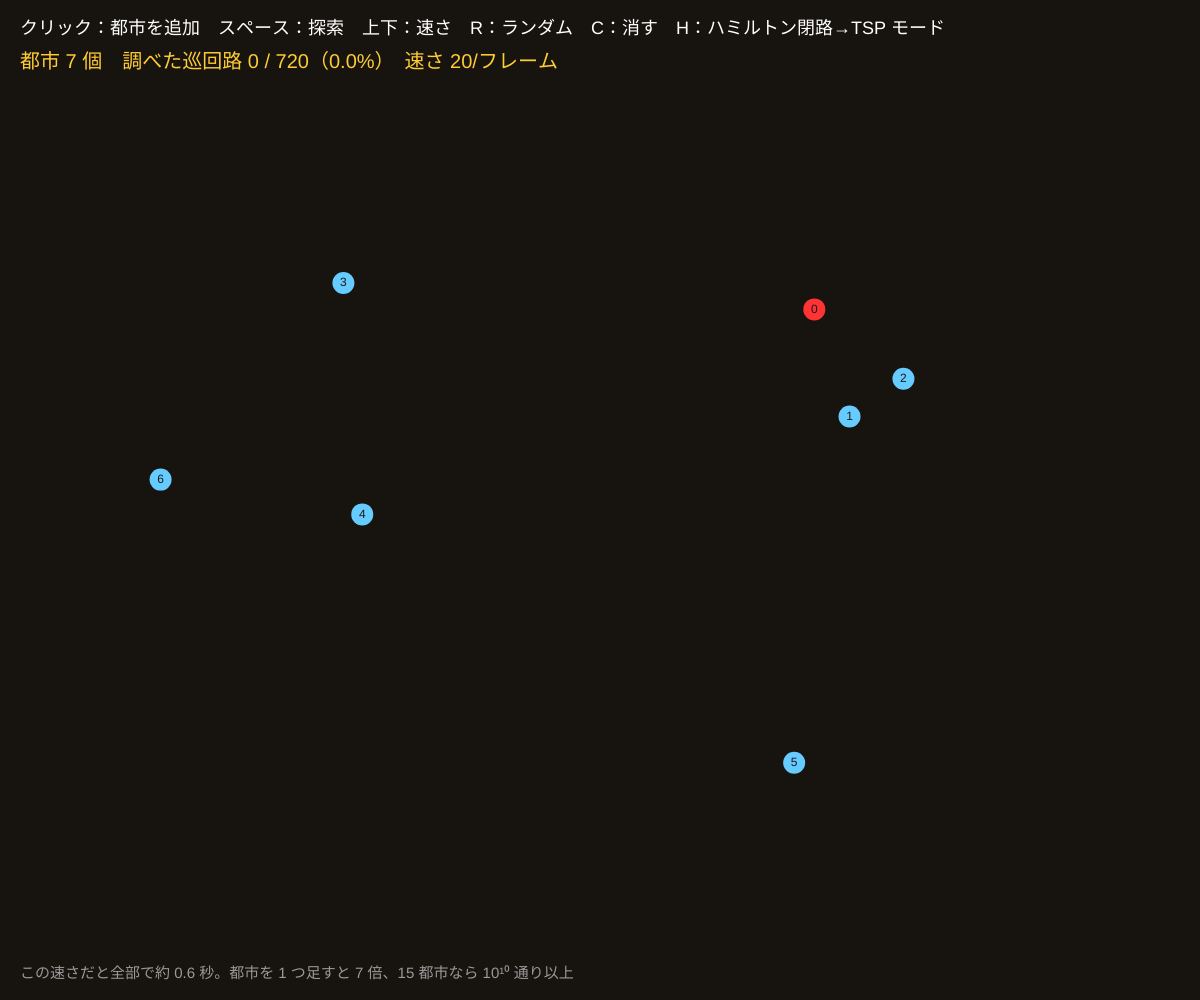
Frame 1 (no input)
Frame 60 (no input): identical to frame 1, image omitted
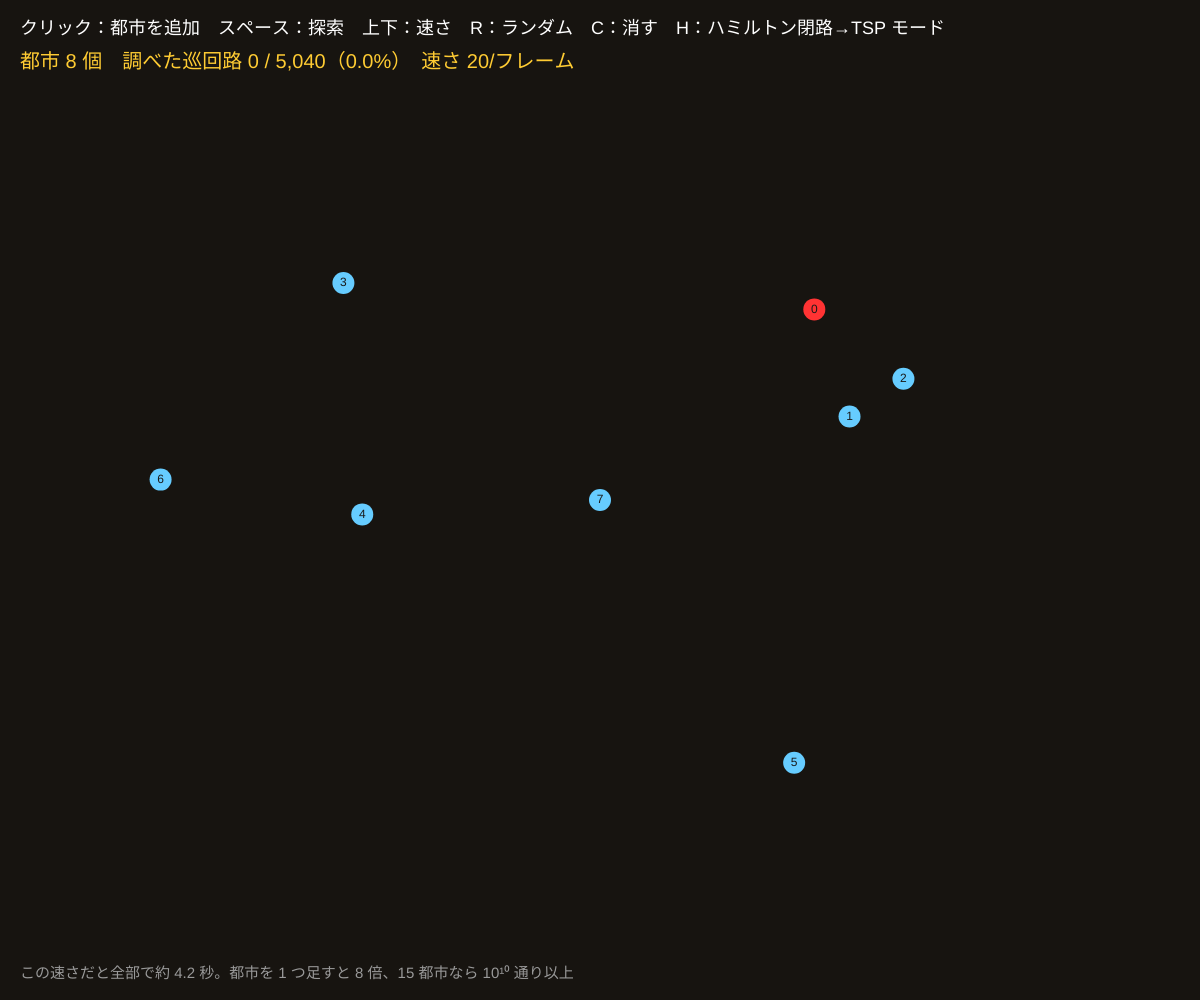
Frame 120 (the mouse pressed at the canvas centre since frame 60)

The p5.js sketch that drew these frames (run headless with seeded random() and noise() and a simulated clock; from frame 60 on, the mouse is pressed at the canvas centre):

// p5.js sketch
// ── sketch.js
// ============================================
// 07 巡回セールスマンを総当たりで解く
// 都市を全部 1 回ずつ回って戻る、いちばん短い道。都市 n 個で巡回路は (n−1)!/2 通り
// 総当たりは必ず正解。でも 1 都市増えるごとに時間が n 倍に
// H モード：ハミルトン閉路 → TSP の還元。グラフの線は費用 0、線がない所は費用 1 として TSP を解く。最短 0 ⇔ ハミルトン閉路あり
// クリック：都市を追加 / スペース：探索開始・停止 / 上下キー：速さ / R：ランダム / C：消す / H：還元モード切り替え
// ============================================

let cities = [];
let MAX_CITIES = 10;    // ★ これ以上は待ちきれない
let perm = [], best = null, bestLen = Infinity, count = 0, total = 0;
let running = false, done = false, speed = 20;
let hamMode = false, gEdges = [];

function setup() {
  createCanvas(windowWidth, windowHeight);
  colorMode(HSB, 360, 100, 100, 100);
  randomCities(7);
}

function randomCities(n) {
  cities = [];
  for (let i = 0; i < n; i++) cities.push({ x: random(100, width - 100), y: random(150, height - 80) });
  makeGraph();
  reset();
}
function makeGraph() { // H モード用のグラフ（近い都市どうしをつなぐ）
  gEdges = [];
  let n = cities.length;
  for (let i = 0; i < n; i++) for (let j = i + 1; j < n; j++) {
    let d = dist(cities[i].x, cities[i].y, cities[j].x, cities[j].y);
    if (d < min(width, height) * 0.38 && random() < 0.75) gEdges.push(i + '-' + j);
  }
}
function hasEdge(a, b) { return gEdges.includes(min(a, b) + '-' + max(a, b)); }
function cost(a, b) { return hamMode ? (hasEdge(a, b) ? 0 : 1) : dist(cities[a].x, cities[a].y, cities[b].x, cities[b].y); }
function tourLen(t) { let L = 0; for (let i = 0; i < t.length; i++) L += cost(t[i], t[(i + 1) % t.length]); return L; }

function reset() {
  perm = cities.map((_, i) => i);
  best = null; bestLen = Infinity; count = 0; done = false; running = false;
  total = 1; for (let k = 2; k < cities.length; k++) total *= k; // (n−1)!
}
// 都市 0 を固定し、残りを辞書順に並べかえる
function nextPerm(a) {
  let i = a.length - 2;
  while (i >= 1 && a[i] >= a[i + 1]) i--;
  if (i < 1) return false;
  let j = a.length - 1;
  while (a[j] <= a[i]) j--;
  [a[i], a[j]] = [a[j], a[i]];
  for (let l = i + 1, r = a.length - 1; l < r; l++, r--) [a[l], a[r]] = [a[r], a[l]];
  return true;
}

function draw() {
  background(30, 30, 9);
  if (running && cities.length >= 3) {
    for (let k = 0; k < speed; k++) {
      let L = tourLen(perm);
      count++;
      if (L < bestLen - 1e-9) { bestLen = L; best = perm.slice(); }
      if (!nextPerm(perm)) { done = true; running = false; break; }
    }
  }
  // H モードのグラフ
  if (hamMode) for (let e of gEdges) {
    let [a, b] = e.split('-').map(Number);
    stroke(120, 50, 70, 60); strokeWeight(3); line(cities[a].x, cities[a].y, cities[b].x, cities[b].y);
  }
  // 今調べている巡回路
  if (running && cities.length >= 3) drawTour(perm, color(0, 0, 100, 25), 1.5);
  if (best) drawTour(best, color(45, 90, 100), 5);
  for (let i = 0; i < cities.length; i++) {
    noStroke(); fill(i === 0 ? color(0, 80, 100) : color(200, 60, 100));
    circle(cities[i].x, cities[i].y, 22);
    fill(0, 0, 10); textAlign(CENTER, CENTER); textSize(12); text(i, cities[i].x, cities[i].y);
  }

  textAlign(LEFT, BASELINE); fill(0, 0, 100); noStroke(); textSize(18);
  text('クリック：都市を追加　スペース：探索　上下：速さ　R：ランダム　C：消す　H：ハミルトン閉路→TSP モード', 20, 34);
  textSize(20); fill(45, 80, 100);
  let n = cities.length;
  text('都市 ' + n + ' 個　調べた巡回路 ' + count.toLocaleString() + ' / ' + total.toLocaleString() + '（' + (total > 0 ? nf((100 * count) / total, 1, 1) : 0) + '%）　速さ ' + speed + '/フレーム', 20, 68);
  fill(0, 0, 85);
  if (best) text((hamMode ? '最小費用 ' + bestLen : '最短距離 ' + nf(bestLen, 1, 1)) + (done ? '（確定！）' : '（暫定）'), 20, 98);
  if (hamMode && done) {
    fill(bestLen === 0 ? color(120, 80, 100) : color(0, 80, 100)); textSize(22);
    text(bestLen === 0 ? '費用 0 の巡回路 = 緑の線だけで回れる = ハミルトン閉路がある！' : '費用 0 にできない → このグラフにハミルトン閉路はない', 20, 132);
  }
  fill(0, 0, 60); textSize(15);
  let sec = total / (speed * 60);
  text('この速さだと全部で約 ' + fmtSec(sec) + '。都市を 1 つ足すと ' + n + ' 倍、15 都市なら 10¹⁰ 通り以上', 20, height - 22);
}
function drawTour(t, c, w) {
  if (!t || t.length < 2) return;
  stroke(c); strokeWeight(w); noFill();
  beginShape(); for (let i of t) vertex(cities[i].x, cities[i].y); endShape(CLOSE);
}
function fmtSec(s) { return s < 60 ? nf(s, 1, 1) + ' 秒' : s < 3600 ? nf(s / 60, 1, 1) + ' 分' : s < 86400 * 2 ? nf(s / 3600, 1, 1) + ' 時間' : nf(s / 86400, 1, 0) + ' 日'; }

function mousePressed() {
  if (mouseY < 110 || cities.length >= MAX_CITIES) return;
  cities.push({ x: mouseX, y: mouseY });
  makeGraph(); reset();
}
function keyPressed() {
  if (key === ' ') { if (done) reset(); running = !running; }
  if (key === UP_ARROW) speed = min(5000, speed * 2);
  if (key === DOWN_ARROW) speed = max(1, floor(speed / 2));
  if (key === 'r' || key === 'R') randomCities(7);
  if (key === 'c' || key === 'C') { cities = []; gEdges = []; reset(); }
  if (key === 'h' || key === 'H') { hamMode = !hamMode; reset(); }
}
function windowResized() { resizeCanvas(windowWidth, windowHeight); }

// ---------- やってみよう ----------
// 1. 都市 8・9・10 個で、全部調べるのにかかる時間を比べよう
// 2. 暫定の最短路は、全体の何 % 調べたところで見つかることが多い？
// 3. H モードで、ハミルトン閉路がないグラフ（R を何度か押す）を探そう
